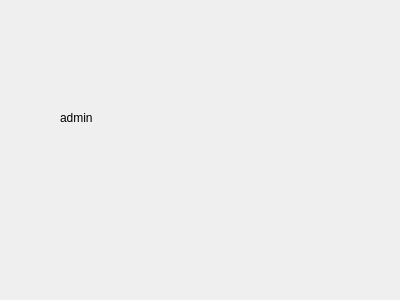
<?xml version="1.0" encoding="UTF-8"?>
<ui version="4.0">
 <class>admin</class>
 <widget class="QDialog" name="admin">
  <property name="geometry">
   <rect>
    <x>0</x>
    <y>0</y>
    <width>400</width>
    <height>300</height>
   </rect>
  </property>
  <property name="windowTitle">
   <string>Dialog</string>
  </property>
  <widget class="QLabel" name="label">
   <property name="geometry">
    <rect>
     <x>60</x>
     <y>110</y>
     <width>311</width>
     <height>16</height>
    </rect>
   </property>
   <property name="text">
    <string>admin</string>
   </property>
  </widget>
 </widget>
 <resources/>
 <connections/>
</ui>
